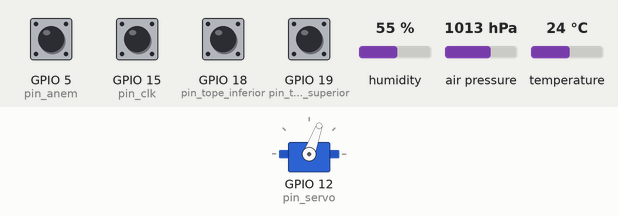
This sketch was run on a simulated ESP32. Shown: servo. Inputs (shaded band) come from the test bench; at power-on: GPIO 5 (pin_anem), GPIO 15 (pin_clk), GPIO 18 (pin_tope_inferior), GPIO 19 (pin_tope_superior) HIGH, humidity 55 %, air pressure 1013 hPa, temperature 24 °C. WiFi joins after 1.5 s; servers stay silent unless stated; no MQTT or app messages arrive unless stated; what the sketch prints to the serial monitor is not drawn.

Above: at 2.7 s.
2.8 s: GPIO 19 (pin_tope_superior) pulled LOW for 0.15 s
At 2.87 s:
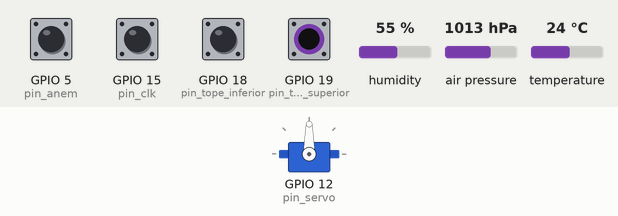
4.4 s: GPIO 19 (pin_tope_superior) pulled LOW for 3.2 s
At 8.0 s:
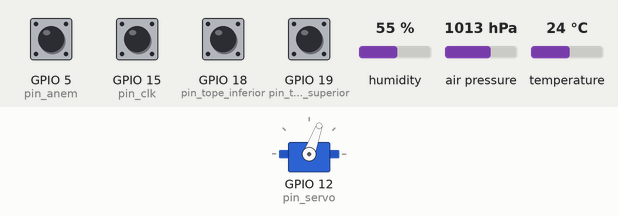
Timing chart, 0 to 9.5 s (numbered marks = the images above; inputs shaded):
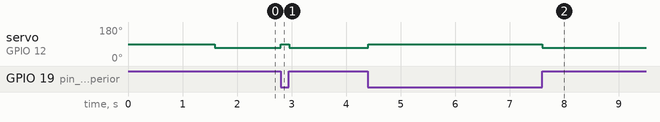

Measured:
- after the input at 2.8 s, servo on GPIO 12 (pin_servo): 70° → 90° at once, → 70° 0.15 s later
- after the input at 4.4 s, servo on GPIO 12 (pin_servo): 70° → 90° at once, → 70° 3.2 s later

The sketch:

main.ino
```cpp
#include <WiFi.h>
#include <PubSubClient.h>
#include <ArduinoJson.h>
#include <ESP32Servo.h>
#include <Wire.h>
#include <Adafruit_Sensor.h>
#include <Adafruit_BME280.h>
#include <stdint.h>
#include <esp_sleep.h>

// CONSTANTES

// ----WIFI----
//const char* ssid = "Cuarto";
//const char* pass = "19986116";
const char* ssid = "HUAWEI-IoT";
const char* pass = "ORTWiFiIoT";

//      ------

// ----THINGSBOARD----
const char* mqtt_server_host = "demo.thingsboard.io";
const int mqtt_server_port = 1883;
const char* thingsboard_device_token = "eaWYLcMhOO0mjuT6VA7f";
//      ------

// ----GPIO----
const int pin_servo = 12;  // GPIO12
const int pin_dt = 14;      // GPIO14
const int pin_clk = 15;    // GPIO15
const int pin_anem = 5;    // GPIO5
const int pin_scl = 22;    //GPIO22
const int pin_sda = 21;    //GPIO21
const int pin_tope_inferior = 18; //GPIO18
const int pin_tope_superior = 19; //GPIO19
//      ------

// =====================================================================

// VARIABLES

// ----ENCODER----
int estado_actual_clk;
int estado_anterior_clk;
int contador = 0;
//      ------

// ----ANEMOMETRO----
unsigned long tiempo_vuelta;
unsigned long tiempo_vuelta_inicio;
bool contando_vuelta = false;
bool se_destapo = false;
//      ------

// ----RESGUARDO----
bool resguardo = false;
bool tope_superior = false;
bool tope_inferior = false;
//      ------

// ----SENSOR----
int presion_nivel_mar = 1013;
uint16_t direccion = 0;
uint16_t temperatura = 0;
uint16_t humedad = 0;
uint16_t presion = 0;
uint16_t viento = 0;
//      ------

// ----DATOS----
DynamicJsonDocument mensaje(256);
int delay_mensajes = 10000;
unsigned long tiempo_ultimo_mensaje = millis();
//      ------

// ----DIA----
bool es_dia = true;
int tiempo_ultimo_sleep = millis();
//      ------

// =====================================================================

// Inicializo servo

Servo servo;

// =====================================================================

// Inicializo el sensor humedad-temperatura-presion

Adafruit_BME280 sensor;

// =====================================================================

// Crear instancias de las clases de la librería WiFi y PubSubClient

WiFiClient objeto_wifi;
PubSubClient objeto_mqtt(objeto_wifi);

// =====================================================================

void setup() {

  // Inicio monitor serial
  Serial.begin(9600);

  // Inicio wifi
  setup_wifi();

  // Inicio conexión IoT
  objeto_mqtt.setServer(mqtt_server_host, mqtt_server_port);
  objeto_mqtt.setCallback(callback_mqtt);
  conectar_mqtt();

  // Defino modos
  pinMode(pin_servo, OUTPUT);
  pinMode(pin_clk, INPUT);
  pinMode(pin_dt, INPUT);
  pinMode(pin_anem, INPUT);
  pinMode(pin_tope_inferior, INPUT_PULLUP);
  pinMode(pin_tope_superior, INPUT_PULLUP);

  // Seteo encoder
  estado_anterior_clk = digitalRead(pin_clk);

  // Seteo el servo
  servo.attach(pin_servo);

  // Seteo el sensor
  if (sensor.begin(0x76)) {
    Serial.println("Se inicio el sensor");
  }

  // Evaluo los topes
  tope_inferior = !digitalRead(pin_tope_inferior);
  tope_superior = !digitalRead(pin_tope_superior);
}

void loop() {
  // Retomar la conexion si es necesario
  if(!objeto_mqtt.connected()){
    Serial.println("Retomando conexion THINGSBOARD");
    conectar_mqtt();
  }

  // Lectura encoder
  check_encoder();

  // Lectura anemómetro
  check_anemometro();

  // Lectura sensor
  check_sensor();

  // Movimiento resguardo
  check_resguardo();

  // Envia la telemetria
  enviar_telemetria();

  // Ahorro de energia
  if(!es_dia && (millis() - tiempo_ultimo_sleep > 10000)){
    ahorro_energia();
  }

  objeto_mqtt.loop();
}

// =====================================================================

// Iniciación del WiFi
void setup_wifi() {
  delay(10);
  Serial.print("Conectando a la red WIFI ");
  Serial.println(ssid);

  WiFi.mode(WIFI_STA);  // Indica el modo cliente
  WiFi.begin(ssid, pass);
  while (WiFi.status() != WL_CONNECTED) {
    delay(500);
    Serial.print(".");
  }
  Serial.println("Conectado al WIFI!, dirección IP: ");
  Serial.println(WiFi.localIP());
}

// =====================================================================

// Iniciar/retomar la conexión con el servidor MQTT
void conectar_mqtt() {
  while (!objeto_mqtt.connected()) {
    if(WiFi.status() != WL_CONNECTED){
      Serial.println("Retomando conexion WIFI");
      setup_wifi();
    }
    Serial.print("Conectando con el servidor MQTT...");
    if (objeto_mqtt.connect("dispositivo1", thingsboard_device_token, thingsboard_device_token)) {
      Serial.println("Conectado");
      objeto_mqtt.subscribe("v1/devices/me/attributes");
      objeto_mqtt.subscribe("v1/devices/me/rpc/request/+");
    } else {
      Serial.println("Conexión fallida");
      Serial.println(objeto_mqtt.state());
      Serial.print("Se reintentará en 3 segundos.");
      delay(3000);
    }
  }
}

// =====================================================================

// Callback para manejar mensajes MQTT
void callback_mqtt(char* topic, byte* payload, unsigned int length) {
  String topico = String(topic);
  if (topico.startsWith("v1/devices/me/attributes")) {
    deserializeJson(mensaje, payload);
    if (mensaje.containsKey("Resguardo")) {
      resguardo = mensaje["Resguardo"];
    }
    if(mensaje.containsKey("EsDia")){
      es_dia = mensaje["EsDia"];
    }
  }
}

// =====================================================================

// Enviar datos al servidor
void enviar_telemetria(){

  if(millis() - tiempo_ultimo_mensaje > delay_mensajes){
    tiempo_ultimo_mensaje = millis();
    Serial.println("Se estan enviando datos");
    DynamicJsonDocument resp(256);
    resp["Real_Humedad"] = humedad;
    resp["Real_Presion"] = presion;
    resp["Real_Temperatura"] = temperatura;
    resp["Real_VelocidadViento"] = viento;
    resp["Real_DirecViento"] = direccion;
    char buffer[256];
    serializeJson(resp, buffer);
    objeto_mqtt.publish("v1/devices/me/telemetry", buffer);
  }
}
// =====================================================================

// Leer la direccion del viento
void check_encoder(){
  estado_actual_clk = digitalRead(pin_clk);
  //Si cambio CLK entonces giro para algun lado tengo que ver para que lado giro dependiendo de DT

  if((estado_actual_clk != estado_anterior_clk) ){
    if(digitalRead(pin_dt) != estado_actual_clk){
      // Se movio antihorario
      contador --;
    }else{
      // Se movio horario
      contador ++;
    }
  }
  if(contador >= 40 || contador <= -40){
    contador = 0;
  }
  estado_anterior_clk = estado_actual_clk;
  actualizar_direccion();
}
// Funcion auxiliar de check_encoder
void actualizar_direccion(){
  int valor = contador * 9;
  if(valor < 0){
    valor = valor + 360;
  }
  direccion = valor;
}

// =====================================================================

// Lee la velocidad del viento
void check_anemometro(){
  if (digitalRead(pin_anem) == 0 && !contando_vuelta) {
    tiempo_vuelta_inicio = millis();
    contando_vuelta = true;
  } else if (digitalRead(pin_anem) == 0 && contando_vuelta && se_destapo) {
    tiempo_vuelta = millis() - tiempo_vuelta_inicio;
    contando_vuelta = false;
    se_destapo = false;
    /* De donde sale el valor 300 ?
    25cm circunferencia -> 1/3 son 8.333cm = 0.0833m = 0.00008333km
    tiempo de vuelta esta en milisegundos -> 1/1000 segundos = 1/60000 minutos = 1/ 3600000 horas
    0.00008333/(1/3.600.000) = 300 mas o menos
    */
    viento =  300 / tiempo_vuelta;
  }
  if (contando_vuelta && (digitalRead(pin_anem) == 1)) {
    se_destapo = true;
  }

  // Para cubrir el caso que se queda quieto entonces no actualiza el valor de viento.
  if(millis() - tiempo_vuelta_inicio > 2000){
    contando_vuelta = false;
    viento = 0;
  }
}
// =====================================================================

// Lee los datos del sensor
void check_sensor(){
  temperatura = sensor.readTemperature();
  humedad = sensor.readHumidity();
  presion = sensor.readPressure() / 100;
}
// =====================================================================

// Maneja la logica en el movimiento del resguardo
void check_resguardo(){
  // Va negado porque como es PULLUP siempre da 1 a menos de que este presionado.
  tope_inferior = !digitalRead(pin_tope_inferior);
  tope_superior = !digitalRead(pin_tope_superior);
  if (resguardo && !tope_inferior){
    servo.write(110);
  }else if(!resguardo && !tope_superior){
    servo.write(70);
  }else{
    servo.write(90);
  }
}
// =====================================================================

// Ahorro de energia
void ahorro_energia(){
  // Configura el modo Light Sleep
  if(digitalRead(pin_clk) == 0){
    esp_sleep_enable_ext0_wakeup(GPIO_NUM_15, 1);
  }else{
    esp_sleep_enable_ext0_wakeup(GPIO_NUM_15, 0);
  }
  esp_sleep_enable_timer_wakeup(3600000000); // tiempo de sleep 1 hora
  Serial.println("Entrando en modo Sleep");
  delay(100);
  esp_light_sleep_start(); // Inicia el modo Sleep
  Serial.println("Despertando del modo Sleep");
  tiempo_ultimo_sleep = millis();
  esp_sleep_disable_wakeup_source(ESP_SLEEP_WAKEUP_EXT0);
  //delay(100);
}
// =====================================================================
```
